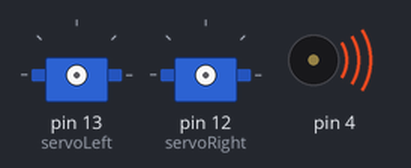
Simulated run of this sketch. Board: Arduino Uno, built with avr-gcc and run on an emulated ATmega328P. Parts: 2 × servo, buzzer (waves = sounding).

Above: at 0.1 s.
At 1.1 s:
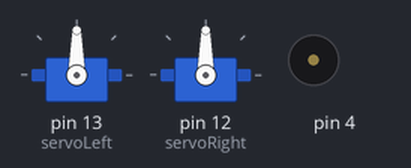
Timing chart, 0 to 2.6 s (numbered marks = the images above):
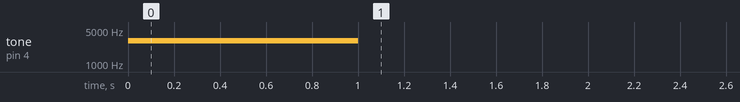

The sketch:

MovementWWithSimpleFunctions.ino
```cpp
#include <Servo.h> //include servo library

Servo servoLeft;
Servo servoRight; //declare servos

void setup(){ //initialization begins
tone(4, 3000, 1000); //play tone for 1 second
delay(1000); //delay for 1 second

servoLeft.attach(13); //attach left signal to pin 13
servoRight.attach(12); //attach left signal to pin 12

  disableServos(); //stay still
} //initialization ends

void loop() { //auto repeat begins
forward(2000); //forward for 2 seconds
turnLeft(600); //turn left for .6 of a second
turnRight(600); //turn right for .6 of a second
backwards(2000); //reverse for 2 seconds
} //auto repeat ends

void forward(int time) { //new funtion begin. forward.
servoLeft.writeMicroseconds(1300); //left wheel clockwise
servoRight.writeMicroseconds(1300); //right wheel clockwise
delay(time); //maneuver for time ms
} //new function ends

void turnRight(int time){ //new funtion begins. turn right
servoLeft.writeMicroseconds(1700); //left wheel counter clockwise
servoRight.writeMicroseconds(1700); //right wheel counter clockwise
delay(time); //maneuver for time ms
} //new function ends

void turnLeft(int time) { //new function begins. turn left.
servoLeft.writeMicroseconds(1300); //left wheel clockwise
servoRight.writeMicroseconds(1300); //right wheel lockwise
delay(time); //maneuver for time ms
} //new function ends

void backwards(int time) { //new function begins. backward.
servoLeft.writeMicroseconds(1300); //left wheel clockwise
servoRight.writeMicroseconds(1700); //right wheel counter clockwise
delay(time); //maneuver for time ms
} //new function ends

void disableServos() { //new function begins. stay still.
servoLeft.detach();
servoRight.detach(); //stay still
} //new function ends
```
